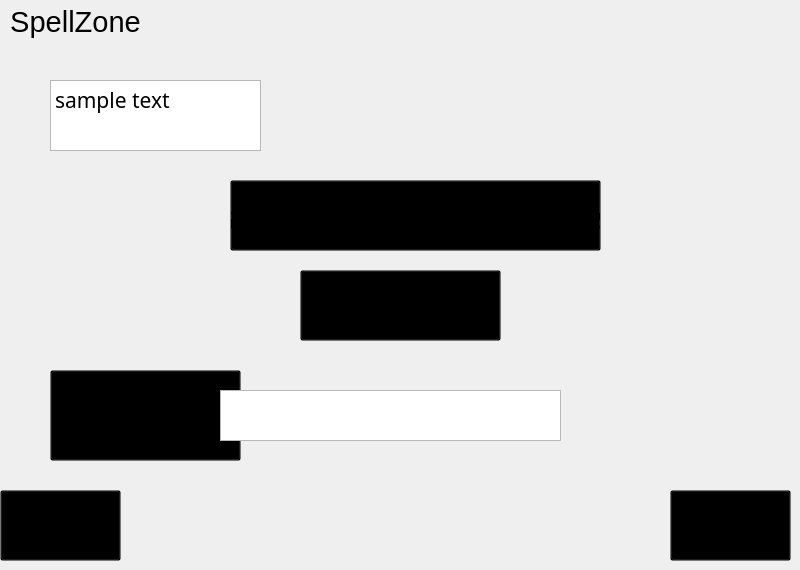
    <widget class="QWidget" name="page_6">
     <widget class="QPushButton" name="repeatwordButton">
      <property name="geometry">
       <rect>
        <x>300</x>
        <y>270</y>
        <width>201</width>
        <height>71</height>
       </rect>
      </property>
      <property name="palette">
       <palette>
        <active>
         <colorrole role="Button">
          <brush brushstyle="SolidPattern">
           <color alpha="0">
            <red>0</red>
            <green>0</green>
            <blue>0</blue>
           </color>
          </brush>
         </colorrole>
         <colorrole role="ButtonText">
          <brush brushstyle="SolidPattern">
           <color alpha="255">
            <red>0</red>
            <green>0</green>
            <blue>0</blue>
           </color>
          </brush>
         </colorrole>
         <colorrole role="Base">
          <brush brushstyle="SolidPattern">
           <color alpha="0">
            <red>0</red>
            <green>0</green>
            <blue>0</blue>
           </color>
          </brush>
         </colorrole>
         <colorrole role="Window">
          <brush brushstyle="SolidPattern">
           <color alpha="0">
            <red>0</red>
            <green>0</green>
            <blue>0</blue>
           </color>
          </brush>
         </colorrole>
        </active>
        <inactive>
         <colorrole role="Button">
          <brush brushstyle="SolidPattern">
           <color alpha="0">
            <red>0</red>
            <green>0</green>
            <blue>0</blue>
           </color>
          </brush>
         </colorrole>
         <colorrole role="ButtonText">
          <brush brushstyle="SolidPattern">
           <color alpha="255">
            <red>0</red>
            <green>0</green>
            <blue>0</blue>
           </color>
          </brush>
         </colorrole>
         <colorrole role="Base">
          <brush brushstyle="SolidPattern">
           <color alpha="0">
            <red>0</red>
            <green>0</green>
            <blue>0</blue>
           </color>
          </brush>
         </colorrole>
         <colorrole role="Window">
          <brush brushstyle="SolidPattern">
           <color alpha="0">
            <red>0</red>
            <green>0</green>
            <blue>0</blue>
           </color>
          </brush>
         </colorrole>
        </inactive>
        <disabled>
         <colorrole role="Button">
          <brush brushstyle="SolidPattern">
           <color alpha="0">
            <red>0</red>
            <green>0</green>
            <blue>0</blue>
           </color>
          </brush>
         </colorrole>
         <colorrole role="ButtonText">
          <brush brushstyle="SolidPattern">
           <color alpha="255">
            <red>120</red>
            <green>120</green>
            <blue>120</blue>
           </color>
          </brush>
         </colorrole>
         <colorrole role="Base">
          <brush brushstyle="SolidPattern">
           <color alpha="0">
            <red>0</red>
            <green>0</green>
            <blue>0</blue>
           </color>
          </brush>
         </colorrole>
         <colorrole role="Window">
          <brush brushstyle="SolidPattern">
           <color alpha="0">
            <red>0</red>
            <green>0</green>
            <blue>0</blue>
           </color>
          </brush>
         </colorrole>
        </disabled>
       </palette>
      </property>
      <property name="font">
       <font>
        <family>Forte</family>
        <pointsize>25</pointsize>
       </font>
      </property>
      <property name="cursor">
       <cursorShape>PointingHandCursor</cursorShape>
      </property>
      <property name="autoFillBackground">
       <bool>false</bool>
      </property>
      <property name="styleSheet">
       <string notr="true"/>
      </property>
      <property name="text">
       <string>Repeat word</string>
      </property>
     </widget>
     <widget class="QPushButton" name="typehereText">
      <property name="geometry">
       <rect>
        <x>50</x>
        <y>370</y>
        <width>191</width>
        <height>91</height>
       </rect>
      </property>
      <property name="palette">
       <palette>
        <active>
         <colorrole role="Button">
          <brush brushstyle="SolidPattern">
           <color alpha="0">
            <red>0</red>
            <green>0</green>
            <blue>0</blue>
           </color>
          </brush>
         </colorrole>
         <colorrole role="ButtonText">
          <brush brushstyle="SolidPattern">
           <color alpha="255">
            <red>0</red>
            <green>0</green>
            <blue>0</blue>
           </color>
          </brush>
         </colorrole>
         <colorrole role="Base">
          <brush brushstyle="SolidPattern">
           <color alpha="0">
            <red>0</red>
            <green>0</green>
            <blue>0</blue>
           </color>
          </brush>
         </colorrole>
         <colorrole role="Window">
          <brush brushstyle="SolidPattern">
           <color alpha="0">
            <red>0</red>
            <green>0</green>
            <blue>0</blue>
           </color>
          </brush>
         </colorrole>
        </active>
        <inactive>
         <colorrole role="Button">
          <brush brushstyle="SolidPattern">
           <color alpha="0">
            <red>0</red>
            <green>0</green>
            <blue>0</blue>
           </color>
          </brush>
         </colorrole>
         <colorrole role="ButtonText">
          <brush brushstyle="SolidPattern">
           <color alpha="255">
            <red>0</red>
            <green>0</green>
            <blue>0</blue>
           </color>
          </brush>
         </colorrole>
         <colorrole role="Base">
          <brush brushstyle="SolidPattern">
           <color alpha="0">
            <red>0</red>
            <green>0</green>
            <blue>0</blue>
           </color>
          </brush>
         </colorrole>
         <colorrole role="Window">
          <brush brushstyle="SolidPattern">
           <color alpha="0">
            <red>0</red>
            <green>0</green>
            <blue>0</blue>
           </color>
          </brush>
         </colorrole>
        </inactive>
        <disabled>
         <colorrole role="Button">
          <brush brushstyle="SolidPattern">
           <color alpha="0">
            <red>0</red>
            <green>0</green>
            <blue>0</blue>
           </color>
          </brush>
         </colorrole>
         <colorrole role="ButtonText">
          <brush brushstyle="SolidPattern">
           <color alpha="255">
            <red>120</red>
            <green>120</green>
            <blue>120</blue>
           </color>
          </brush>
         </colorrole>
         <colorrole role="Base">
          <brush brushstyle="SolidPattern">
           <color alpha="0">
            <red>0</red>
            <green>0</green>
            <blue>0</blue>
           </color>
          </brush>
         </colorrole>
         <colorrole role="Window">
          <brush brushstyle="SolidPattern">
           <color alpha="0">
            <red>0</red>
            <green>0</green>
            <blue>0</blue>
           </color>
          </brush>
         </colorrole>
        </disabled>
       </palette>
      </property>
      <property name="font">
       <font>
        <family>Forte</family>
        <pointsize>25</pointsize>
       </font>
      </property>
      <property name="cursor">
       <cursorShape>ArrowCursor</cursorShape>
      </property>
      <property name="autoFillBackground">
       <bool>false</bool>
      </property>
      <property name="styleSheet">
       <string notr="true">QPushButton{background: transparent}
QWidget *wdg = new QWidget;
wdg-&gt;show();</string>
      </property>
      <property name="text">
       <string>Type here:</string>
      </property>
     </widget>
     <widget class="QTextEdit" name="quizTitle">
      <property name="enabled">
       <bool>true</bool>
      </property>
      <property name="geometry">
       <rect>
        <x>0</x>
        <y>0</y>
        <width>151</width>
        <height>51</height>
       </rect>
      </property>
      <property name="palette">
       <palette>
        <active>
         <colorrole role="WindowText">
          <brush brushstyle="SolidPattern">
           <color alpha="255">
            <red>0</red>
            <green>255</green>
            <blue>255</blue>
           </color>
          </brush>
         </colorrole>
         <colorrole role="Button">
          <brush brushstyle="SolidPattern">
           <color alpha="0">
            <red>0</red>
            <green>0</green>
            <blue>0</blue>
           </color>
          </brush>
         </colorrole>
         <colorrole role="Text">
          <brush brushstyle="SolidPattern">
           <color alpha="255">
            <red>0</red>
            <green>0</green>
            <blue>0</blue>
           </color>
          </brush>
         </colorrole>
         <colorrole role="ButtonText">
          <brush brushstyle="SolidPattern">
           <color alpha="255">
            <red>255</red>
            <green>255</green>
            <blue>255</blue>
           </color>
          </brush>
         </colorrole>
         <colorrole role="Base">
          <brush brushstyle="NoBrush">
           <color alpha="255">
            <red>0</red>
            <green>0</green>
            <blue>0</blue>
           </color>
          </brush>
         </colorrole>
         <colorrole role="Window">
          <brush brushstyle="SolidPattern">
           <color alpha="0">
            <red>0</red>
            <green>0</green>
            <blue>0</blue>
           </color>
          </brush>
         </colorrole>
        </active>
        <inactive>
         <colorrole role="WindowText">
          <brush brushstyle="SolidPattern">
           <color alpha="255">
            <red>0</red>
            <green>255</green>
            <blue>255</blue>
           </color>
          </brush>
         </colorrole>
         <colorrole role="Button">
          <brush brushstyle="SolidPattern">
           <color alpha="0">
            <red>0</red>
            <green>0</green>
            <blue>0</blue>
           </color>
          </brush>
         </colorrole>
         <colorrole role="Text">
          <brush brushstyle="SolidPattern">
           <color alpha="255">
            <red>0</red>
            <green>0</green>
            <blue>0</blue>
           </color>
          </brush>
         </colorrole>
         <colorrole role="ButtonText">
          <brush brushstyle="SolidPattern">
           <color alpha="255">
            <red>255</red>
            <green>255</green>
            <blue>255</blue>
           </color>
          </brush>
         </colorrole>
         <colorrole role="Base">
          <brush brushstyle="NoBrush">
           <color alpha="255">
            <red>0</red>
            <green>0</green>
            <blue>0</blue>
           </color>
          </brush>
         </colorrole>
         <colorrole role="Window">
          <brush brushstyle="SolidPattern">
           <color alpha="0">
            <red>0</red>
            <green>0</green>
            <blue>0</blue>
           </color>
          </brush>
         </colorrole>
        </inactive>
        <disabled>
         <colorrole role="WindowText">
          <brush brushstyle="SolidPattern">
           <color alpha="255">
            <red>120</red>
            <green>120</green>
            <blue>120</blue>
           </color>
          </brush>
         </colorrole>
         <colorrole role="Button">
          <brush brushstyle="SolidPattern">
           <color alpha="0">
            <red>0</red>
            <green>0</green>
            <blue>0</blue>
           </color>
          </brush>
         </colorrole>
         <colorrole role="Text">
          <brush brushstyle="SolidPattern">
           <color alpha="255">
            <red>120</red>
            <green>120</green>
            <blue>120</blue>
           </color>
          </brush>
         </colorrole>
         <colorrole role="ButtonText">
          <brush brushstyle="SolidPattern">
           <color alpha="255">
            <red>120</red>
            <green>120</green>
            <blue>120</blue>
           </color>
          </brush>
         </colorrole>
         <colorrole role="Base">
          <brush brushstyle="NoBrush">
           <color alpha="255">
            <red>0</red>
            <green>0</green>
            <blue>0</blue>
           </color>
          </brush>
         </colorrole>
         <colorrole role="Window">
          <brush brushstyle="SolidPattern">
           <color alpha="0">
            <red>0</red>
            <green>0</green>
            <blue>0</blue>
           </color>
          </brush>
         </colorrole>
        </disabled>
       </palette>
      </property>
      <property name="styleSheet">
       <string notr="true">QTextEdit{background: transparent; border: 0};
font: 75 48pt &quot;MS Shell Dlg 2&quot;;
color: rgb(85, 170, 255);</string>
      </property>
      <property name="html">
       <string>&lt;!DOCTYPE HTML PUBLIC &quot;-//W3C//DTD HTML 4.0//EN&quot; &quot;http://www.w3.org/TR/REC-html40/strict.dtd&quot;&gt;
&lt;html&gt;&lt;head&gt;&lt;meta name=&quot;qrichtext&quot; content=&quot;1&quot; /&gt;&lt;style type=&quot;text/css&quot;&gt;
p, li { white-space: pre-wrap; }
&lt;/style&gt;&lt;/head&gt;&lt;body style=&quot; font-family:'MS Shell Dlg 2'; font-size:8.25pt; font-weight:400; font-style:normal;&quot;&gt;
&lt;p align=&quot;center&quot; style=&quot; margin-top:0px; margin-bottom:0px; margin-left:0px; margin-right:0px; -qt-block-indent:0; text-indent:0px;&quot;&gt;&lt;span style=&quot; font-size:22pt; font-weight:72;&quot;&gt;SpellZone&lt;/span&gt;&lt;/p&gt;&lt;/body&gt;&lt;/html&gt;</string>
      </property>
      <property name="textInteractionFlags">
       <set>Qt::NoTextInteraction</set>
      </property>
     </widget>
     <widget class="QPushButton" name="goButton">
      <property name="geometry">
       <rect>
        <x>0</x>
        <y>490</y>
        <width>121</width>
        <height>71</height>
       </rect>
      </property>
      <property name="palette">
       <palette>
        <active>
         <colorrole role="Button">
          <brush brushstyle="SolidPattern">
           <color alpha="0">
            <red>0</red>
            <green>0</green>
            <blue>0</blue>
           </color>
          </brush>
         </colorrole>
         <colorrole role="ButtonText">
          <brush brushstyle="SolidPattern">
           <color alpha="255">
            <red>0</red>
            <green>0</green>
            <blue>0</blue>
           </color>
          </brush>
         </colorrole>
         <colorrole role="Base">
          <brush brushstyle="SolidPattern">
           <color alpha="0">
            <red>0</red>
            <green>0</green>
            <blue>0</blue>
           </color>
          </brush>
         </colorrole>
         <colorrole role="Window">
          <brush brushstyle="SolidPattern">
           <color alpha="0">
            <red>0</red>
            <green>0</green>
            <blue>0</blue>
           </color>
          </brush>
         </colorrole>
        </active>
        <inactive>
         <colorrole role="Button">
          <brush brushstyle="SolidPattern">
           <color alpha="0">
            <red>0</red>
            <green>0</green>
            <blue>0</blue>
           </color>
          </brush>
         </colorrole>
         <colorrole role="ButtonText">
          <brush brushstyle="SolidPattern">
           <color alpha="255">
            <red>0</red>
            <green>0</green>
            <blue>0</blue>
           </color>
          </brush>
         </colorrole>
         <colorrole role="Base">
          <brush brushstyle="SolidPattern">
           <color alpha="0">
            <red>0</red>
            <green>0</green>
            <blue>0</blue>
           </color>
          </brush>
         </colorrole>
         <colorrole role="Window">
          <brush brushstyle="SolidPattern">
           <color alpha="0">
            <red>0</red>
            <green>0</green>
            <blue>0</blue>
           </color>
          </brush>
         </colorrole>
        </inactive>
        <disabled>
         <colorrole role="Button">
          <brush brushstyle="SolidPattern">
           <color alpha="0">
            <red>0</red>
            <green>0</green>
            <blue>0</blue>
           </color>
          </brush>
         </colorrole>
         <colorrole role="ButtonText">
          <brush brushstyle="SolidPattern">
           <color alpha="255">
            <red>120</red>
            <green>120</green>
            <blue>120</blue>
           </color>
          </brush>
         </colorrole>
         <colorrole role="Base">
          <brush brushstyle="SolidPattern">
           <color alpha="0">
            <red>0</red>
            <green>0</green>
            <blue>0</blue>
           </color>
          </brush>
         </colorrole>
         <colorrole role="Window">
          <brush brushstyle="SolidPattern">
           <color alpha="0">
            <red>0</red>
            <green>0</green>
            <blue>0</blue>
           </color>
          </brush>
         </colorrole>
        </disabled>
       </palette>
      </property>
      <property name="font">
       <font>
        <family>Forte</family>
        <pointsize>25</pointsize>
       </font>
      </property>
      <property name="cursor">
       <cursorShape>PointingHandCursor</cursorShape>
      </property>
      <property name="autoFillBackground">
       <bool>false</bool>
      </property>
      <property name="styleSheet">
       <string notr="true"/>
      </property>
      <property name="text">
       <string>Go</string>
      </property>
     </widget>
     <widget class="QPushButton" name="audiosignalPlaceholder">
      <property name="geometry">
       <rect>
        <x>230</x>
        <y>180</y>
        <width>371</width>
        <height>71</height>
       </rect>
      </property>
      <property name="palette">
       <palette>
        <active>
         <colorrole role="Button">
          <brush brushstyle="SolidPattern">
           <color alpha="0">
            <red>0</red>
            <green>0</green>
            <blue>0</blue>
           </color>
          </brush>
         </colorrole>
         <colorrole role="ButtonText">
          <brush brushstyle="SolidPattern">
           <color alpha="255">
            <red>0</red>
            <green>0</green>
            <blue>0</blue>
           </color>
          </brush>
         </colorrole>
         <colorrole role="Base">
          <brush brushstyle="SolidPattern">
           <color alpha="0">
            <red>0</red>
            <green>0</green>
            <blue>0</blue>
           </color>
          </brush>
         </colorrole>
         <colorrole role="Window">
          <brush brushstyle="SolidPattern">
           <color alpha="0">
            <red>0</red>
            <green>0</green>
            <blue>0</blue>
           </color>
          </brush>
         </colorrole>
        </active>
        <inactive>
         <colorrole role="Button">
          <brush brushstyle="SolidPattern">
           <color alpha="0">
            <red>0</red>
            <green>0</green>
            <blue>0</blue>
           </color>
          </brush>
         </colorrole>
         <colorrole role="ButtonText">
          <brush brushstyle="SolidPattern">
           <color alpha="255">
            <red>0</red>
            <green>0</green>
            <blue>0</blue>
           </color>
          </brush>
         </colorrole>
         <colorrole role="Base">
          <brush brushstyle="SolidPattern">
           <color alpha="0">
            <red>0</red>
            <green>0</green>
            <blue>0</blue>
           </color>
          </brush>
         </colorrole>
         <colorrole role="Window">
          <brush brushstyle="SolidPattern">
           <color alpha="0">
            <red>0</red>
            <green>0</green>
            <blue>0</blue>
           </color>
          </brush>
         </colorrole>
        </inactive>
        <disabled>
         <colorrole role="Button">
          <brush brushstyle="SolidPattern">
           <color alpha="0">
            <red>0</red>
            <green>0</green>
            <blue>0</blue>
           </color>
          </brush>
         </colorrole>
         <colorrole role="ButtonText">
          <brush brushstyle="SolidPattern">
           <color alpha="255">
            <red>120</red>
            <green>120</green>
            <blue>120</blue>
           </color>
          </brush>
         </colorrole>
         <colorrole role="Base">
          <brush brushstyle="SolidPattern">
           <color alpha="0">
            <red>0</red>
            <green>0</green>
            <blue>0</blue>
           </color>
          </brush>
         </colorrole>
         <colorrole role="Window">
          <brush brushstyle="SolidPattern">
           <color alpha="0">
            <red>0</red>
            <green>0</green>
            <blue>0</blue>
           </color>
          </brush>
         </colorrole>
        </disabled>
       </palette>
      </property>
      <property name="font">
       <font>
        <family>Forte</family>
        <pointsize>25</pointsize>
       </font>
      </property>
      <property name="cursor">
       <cursorShape>ArrowCursor</cursorShape>
      </property>
      <property name="autoFillBackground">
       <bool>false</bool>
      </property>
      <property name="styleSheet">
       <string notr="true">QPushButton{background: transparent}
QWidget *wdg = new QWidget;
wdg-&gt;show();</string>
      </property>
      <property name="text">
       <string>audio signal will go here</string>
      </property>
     </widget>
     <widget class="QTextEdit" name="feedbackText">
      <property name="geometry">
       <rect>
        <x>50</x>
        <y>80</y>
        <width>211</width>
        <height>71</height>
       </rect>
      </property>
      <property name="font">
       <font>
        <family>Forte</family>
        <pointsize>14</pointsize>
       </font>
      </property>
      <property name="html">
       <string>&lt;!DOCTYPE HTML PUBLIC &quot;-//W3C//DTD HTML 4.0//EN&quot; &quot;http://www.w3.org/TR/REC-html40/strict.dtd&quot;&gt;
&lt;html&gt;&lt;head&gt;&lt;meta name=&quot;qrichtext&quot; content=&quot;1&quot; /&gt;&lt;style type=&quot;text/css&quot;&gt;
p, li { white-space: pre-wrap; }
&lt;/style&gt;&lt;/head&gt;&lt;body style=&quot; font-family:'Forte'; font-size:14pt; font-weight:400; font-style:normal;&quot;&gt;
&lt;p style=&quot; margin-top:0px; margin-bottom:0px; margin-left:0px; margin-right:0px; -qt-block-indent:0; text-indent:0px;&quot;&gt;&lt;span style=&quot; font-size:16pt;&quot;&gt;sample text&lt;/span&gt;&lt;/p&gt;&lt;/body&gt;&lt;/html&gt;</string>
      </property>
     </widget>
     <widget class="QTextEdit" name="enterwordText">
      <property name="geometry">
       <rect>
        <x>220</x>
        <y>390</y>
        <width>341</width>
        <height>51</height>
       </rect>
      </property>
      <property name="cursor" stdset="0">
       <cursorShape>IBeamCursor</cursorShape>
      </property>
     </widget>
     <widget class="QPushButton" name="backButtonQuiz">
      <property name="geometry">
       <rect>
        <x>670</x>
        <y>490</y>
        <width>121</width>
        <height>71</height>
       </rect>
      </property>
      <property name="palette">
       <palette>
        <active>
         <colorrole role="Button">
          <brush brushstyle="SolidPattern">
           <color alpha="0">
            <red>0</red>
            <green>0</green>
            <blue>0</blue>
           </color>
          </brush>
         </colorrole>
         <colorrole role="ButtonText">
          <brush brushstyle="SolidPattern">
           <color alpha="255">
            <red>0</red>
            <green>0</green>
            <blue>0</blue>
           </color>
          </brush>
         </colorrole>
         <colorrole role="Base">
          <brush brushstyle="SolidPattern">
           <color alpha="0">
            <red>0</red>
            <green>0</green>
            <blue>0</blue>
           </color>
          </brush>
         </colorrole>
         <colorrole role="Window">
          <brush brushstyle="SolidPattern">
           <color alpha="0">
            <red>0</red>
            <green>0</green>
            <blue>0</blue>
           </color>
          </brush>
         </colorrole>
        </active>
        <inactive>
         <colorrole role="Button">
          <brush brushstyle="SolidPattern">
           <color alpha="0">
            <red>0</red>
            <green>0</green>
            <blue>0</blue>
           </color>
          </brush>
         </colorrole>
         <colorrole role="ButtonText">
          <brush brushstyle="SolidPattern">
           <color alpha="255">
            <red>0</red>
            <green>0</green>
            <blue>0</blue>
           </color>
          </brush>
         </colorrole>
         <colorrole role="Base">
          <brush brushstyle="SolidPattern">
           <color alpha="0">
            <red>0</red>
            <green>0</green>
            <blue>0</blue>
           </color>
          </brush>
         </colorrole>
         <colorrole role="Window">
          <brush brushstyle="SolidPattern">
           <color alpha="0">
            <red>0</red>
            <green>0</green>
            <blue>0</blue>
           </color>
          </brush>
         </colorrole>
        </inactive>
        <disabled>
         <colorrole role="Button">
          <brush brushstyle="SolidPattern">
           <color alpha="0">
            <red>0</red>
            <green>0</green>
            <blue>0</blue>
           </color>
          </brush>
         </colorrole>
         <colorrole role="ButtonText">
          <brush brushstyle="SolidPattern">
           <color alpha="255">
            <red>120</red>
            <green>120</green>
            <blue>120</blue>
           </color>
          </brush>
         </colorrole>
         <colorrole role="Base">
          <brush brushstyle="SolidPattern">
           <color alpha="0">
            <red>0</red>
            <green>0</green>
            <blue>0</blue>
           </color>
          </brush>
         </colorrole>
         <colorrole role="Window">
          <brush brushstyle="SolidPattern">
           <color alpha="0">
            <red>0</red>
            <green>0</green>
            <blue>0</blue>
           </color>
          </brush>
         </colorrole>
        </disabled>
       </palette>
      </property>
      <property name="font">
       <font>
        <family>Forte</family>
        <pointsize>25</pointsize>
       </font>
      </property>
      <property name="cursor">
       <cursorShape>PointingHandCursor</cursorShape>
      </property>
      <property name="autoFillBackground">
       <bool>false</bool>
      </property>
      <property name="styleSheet">
       <string notr="true"/>
      </property>
      <property name="text">
       <string>Back</string>
      </property>
     </widget>
    </widget>
